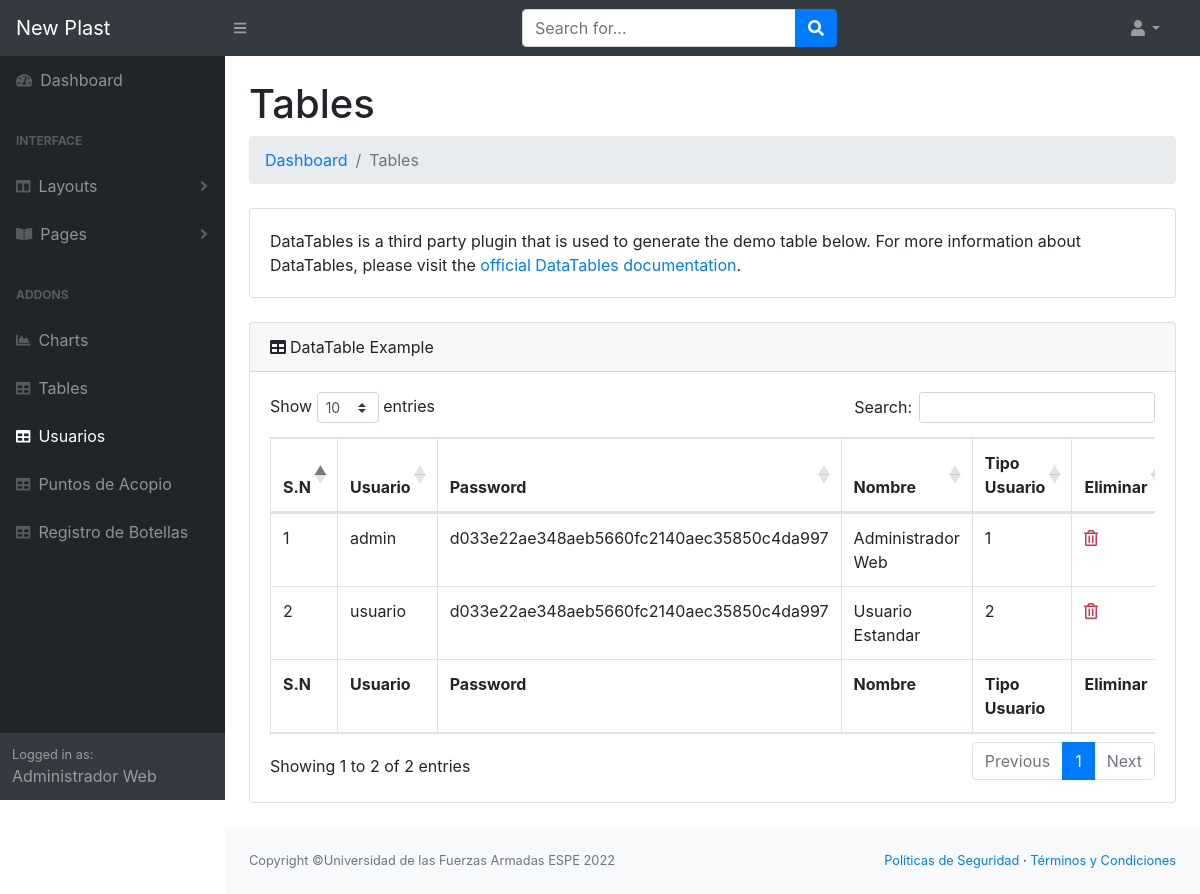
The page /Clase_Dashboard_PHPMySQL/sistema/usuarios.php (signed in) on the database its author committed.
### tables this page shows
CREATE TABLE IF NOT EXISTS `usuarios` (
  `id` int(11) NOT NULL AUTO_INCREMENT,
  `usuario` varchar(40) NOT NULL,
  `password` varchar(50) NOT NULL,
  `nombre` varchar(80) NOT NULL,
  `tipo_usuario` int(11) NOT NULL,
  PRIMARY KEY (`id`)
);

### Clase_Dashboard_PHPMySQL/sistema/usuarios.php (the view, shortened to what this page needs)
<?php
	require 'conexion.php';
?>
<!DOCTYPE html>
<html lang="en">
    <head>
		<link href="css/styles.css" rel="stylesheet" />
		<link href="css/estilo1.css" rel="stylesheet" />
		<link href="https://cdn.datatables.net/1.10.20/css/dataTables.bootstrap4.min.css" rel="stylesheet" />
	</head>
	<body class="sb-nav-fixed">
		<?php
			include('partials/header.php');
		?>
		<div id="layoutSidenav">
			<?php
				include('partials/sidebar.php');
			?>
			<div id="layoutSidenav_content">
				<main>
					<div class="container-fluid">
						<h1 class="mt-4">Tables</h1>
						<ol class="breadcrumb mb-4">
							<li class="breadcrumb-item"><a href="principal.php">Dashboard</a></li>
							<li class="breadcrumb-item active">Tables</li>
						</ol>
						<div class="card mb-4">
							<div class="card-body">DataTables is a third party plugin that is used to generate the demo table below. For more information about DataTables, please visit the <a target="_blank" href="https://datatables.net/">official DataTables documentation</a>.</div>
						</div>
						<div class="card mb-4">
							<div class="card-header"><i class="fas fa-table mr-1"></i>DataTable Example</div>
							<div class="card-body">
								<div class="table-responsive">
									<table class="table table-bordered" id="dataTable" width="100%" cellspacing="0">
										<thead>
											<tr>
												<th>S.N</th>
												<th>Usuario</th>
												<th>Password</th>
												<th>Nombre</th>
												<th>Tipo Usuario</th>
												<th>Eliminar</th>
											</tr>
										</thead>
										<tfoot>
											<tr>
												<th>S.N</th>
												<th>Usuario</th>
												<th>Password</th>
												<th>Nombre</th>
												<th>Tipo Usuario</th>
												<th>Eliminar</th>
											</tr>
										</tfoot>
										<tbody>
											<?php
											$sql1="SELECT * FROM usuarios ORDER BY id ASC";
											$res1= $mysqli->query($sql1);
											if($res1->num_rows>0)
											{$i=1;
											while($data = $res1->fetch_assoc()) { ?>
												<tr>
													<td><?php echo $i; ?></td>
													<td><?php echo $data['usuario']; ?></td>
													<td><?php echo $data['password']; ?></td>
													<td><?php echo $data['nombre']; ?></td>
													<td><?php echo $data['tipo_usuario']; ?></td>
													<td><a href="javascript:void(0)" class="text-danger delete" name="usuarios" id="<?php echo $data['id']; ?>"><i class='far fa-trash-alt'></i></a></td>
												</tr>
											<?php
											$i++;}
										 } ?>
										</tbody>
									</table>
								</div>
								</div>
								</div>
											</div>
					</main>
				<?php
				include('partials/footer.php');
				?>
	</body>
</html>

### rows shown on the page
usuarios: usuario "admin", password "d033e22ae348aeb5660fc2140aec35850c4da997", nombre "Administrador Web", tipo_usuario "1"
usuarios: usuario "usuario", password "d033e22ae348aeb5660fc2140aec35850c4da997", nombre "Usuario Estandar", tipo_usuario "2"

### other values the page prints
$_SESSION['nombre'] "Administrador Web"
